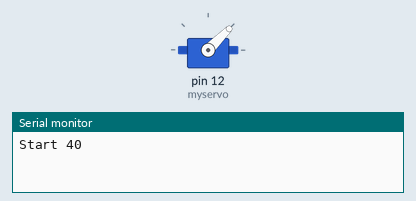
Bench run of a sketch on a simulated Arduino Uno, built with avr-gcc and run on an emulated ATmega328P. Shown: servo, the last lines printed to the serial monitor.

Above: at 0.1 s.
At 3.1 s:
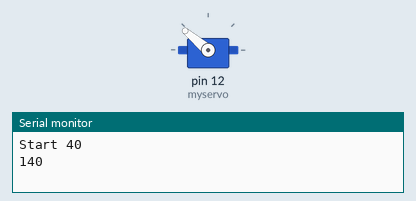
Timing chart, 0 to 8.5 s (numbered marks = the images above):
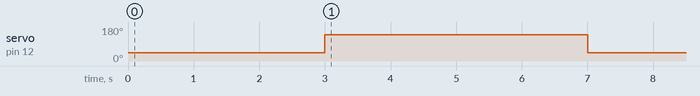

The sketch:

slide_1_time.ino
```cpp
// Written by Pieter van der Gaag
#include <Servo.h>

Servo myservo;  // create servo object to control a servo

void setup() {
  myservo.attach(12);
  Serial.begin(9600);
}

void loop() {
  Serial.println("Start 40");          // print next position
  myservo.write(45);                   // sets the servo position to start position
  delay(3000);                         // waits for the servo to get there
  Serial.println("140");               // print next position
  myservo.write(140);                  // sets the servo position to end position
  delay(4000);                         // waits for the servo to get there
  Serial.println("45");                // print next position
  myservo.write(45);                   // sets the servo position to start position
  delay(15);                           // waits for the servo to get there
  delay(3000);                         // delay before while loop starts
  while(1){
    myservo.write(45);                 // write servo to mid-postition
    Serial.println("While");
    delay(1000);
    };
}
```

Measured:
- by itself, servo on pin 12 (myservo): 45° → 140° at 3.0 s, → 45° 4.0 s later
